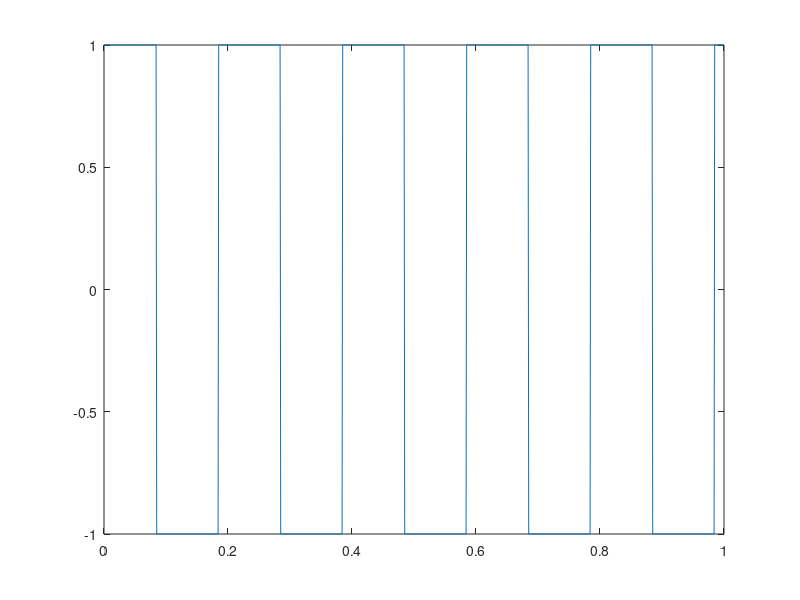
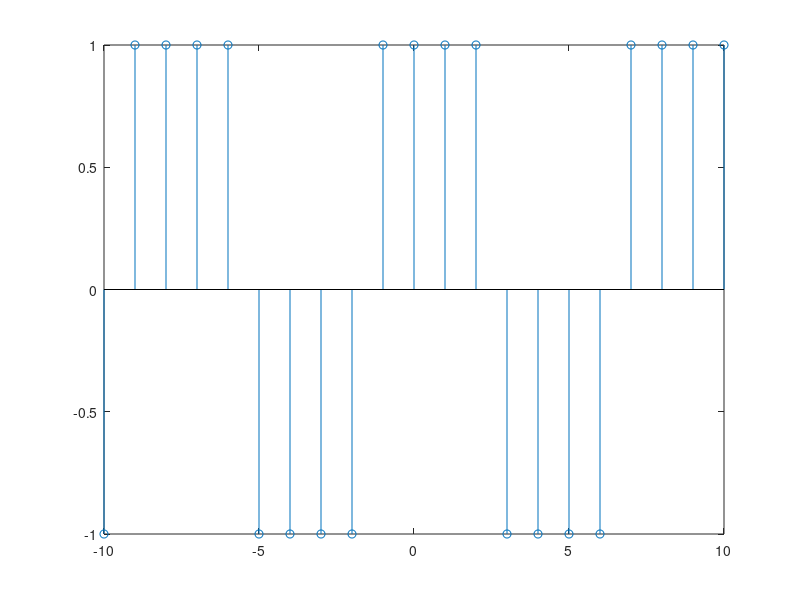

These charts were generated, in order, by the following MATLAB code:
pkg load signal

A=1;
w0=10*pi;
rho=0.5;
t=0:.001:1;
sq=A*square(w0*t+rho);
figure;
plot(t,sq);

A=1;
omega=pi/4;
rho=1.0;%0.5;
n=-10:10;
x=A*square(omega*n+rho);
figure;
stem(n,x);
